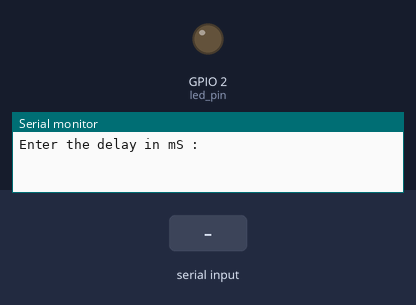
The sketch below on a simulated ESP32. Shown: output pins drawn as LEDs (lit = HIGH), the last lines printed to the serial monitor. Dashed ring = blinking. Inputs (shaded band) come from the test bench.

Above: at 1.8 s.
1.9 s: "5\n" received over Serial
At 2.5 s:
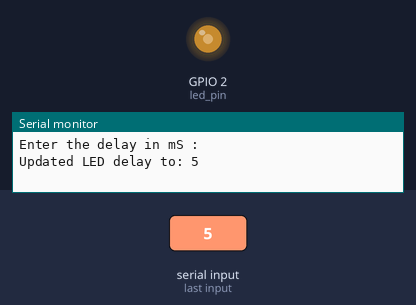
3.5 s: "90,45\n" received over Serial
At 3.72 s:
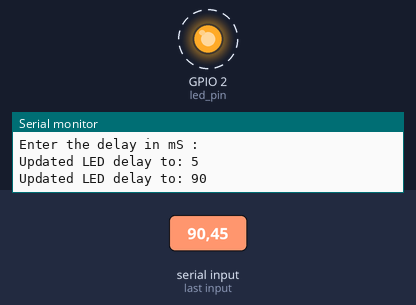
6.5 s: "30,150\n" received over Serial
8.0 s: "90\n" received over Serial
At 8.22 s:
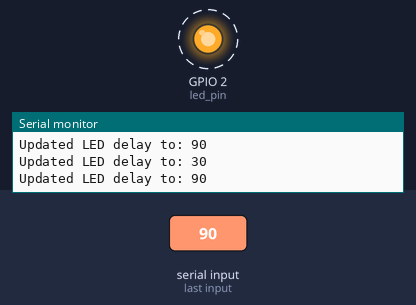
Timing chart, 0 to 12.0 s (numbered marks = the images above; inputs shaded):
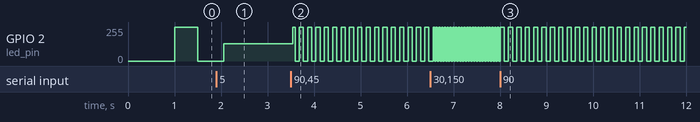

Measured:
- after the input at 3.5 s, GPIO 2 (led_pin): alternates 255/255 for 0.09 s and 0/255 for 0.09 s, starting at once
- after the input at 6.5 s, GPIO 2 (led_pin): alternates 255/255 for 0.03 s and 0/255 for 0.03 s, starting after 0.09 s
- after the input at 8.0 s, GPIO 2 (led_pin): alternates 255/255 for 0.09 s and 0/255 for 0.09 s, starting after 0.09 s

The sketch:

Lab3_part3.4.ino
```cpp
#include <stdlib.h>
#if CONFIG_FREERTOS_UNICORE
  static const BaseType_t app_cpu = 0;
#else
  static const BaseType_t app_cpu = 1;
#endif

static const int buf_len = 20;
static const int led_pin = LED_BUILTIN;
static int LEDdelay = 500;  // this is the initial delay later will be replaced

void toggleLED(void *parameter) {
  while (1) {
    digitalWrite(led_pin, HIGH);
    vTaskDelay(LEDdelay / portTICK_PERIOD_MS);
    digitalWrite(led_pin, LOW);
    vTaskDelay(LEDdelay / portTICK_PERIOD_MS);
  }
}

void SerialRead(void *parameters) {

  char c;
  char buf[buf_len];
  int idx = 0;

  memset(buf, 0, buf_len);

  while (1) {

    if (Serial.available() > 0) {
      c = Serial.read();

      if (c == '\n') {
        LEDdelay = atoi(buf);
        Serial.print("Updated LED delay to: ");
        Serial.println(LEDdelay);
        memset(buf, 0, buf_len);
        idx = 0;
      } else {
          buf[idx] = c;
          idx++;

      }
    }
  }
}


void setup() {
  pinMode(led_pin, OUTPUT);

  Serial.begin(115200);
  vTaskDelay(1000 / portTICK_PERIOD_MS);
  Serial.println("Enter the delay in mS : ");


  xTaskCreatePinnedToCore(
            toggleLED,
            "Toggle LED",
            1024,
            NULL,
            1,
            NULL,
            app_cpu);


  xTaskCreatePinnedToCore(
            SerialRead,
            "Read Serial",
            1024,
            NULL,
            1,
            NULL,
            app_cpu);


  vTaskDelete(NULL);
}

void loop() {

}
```
